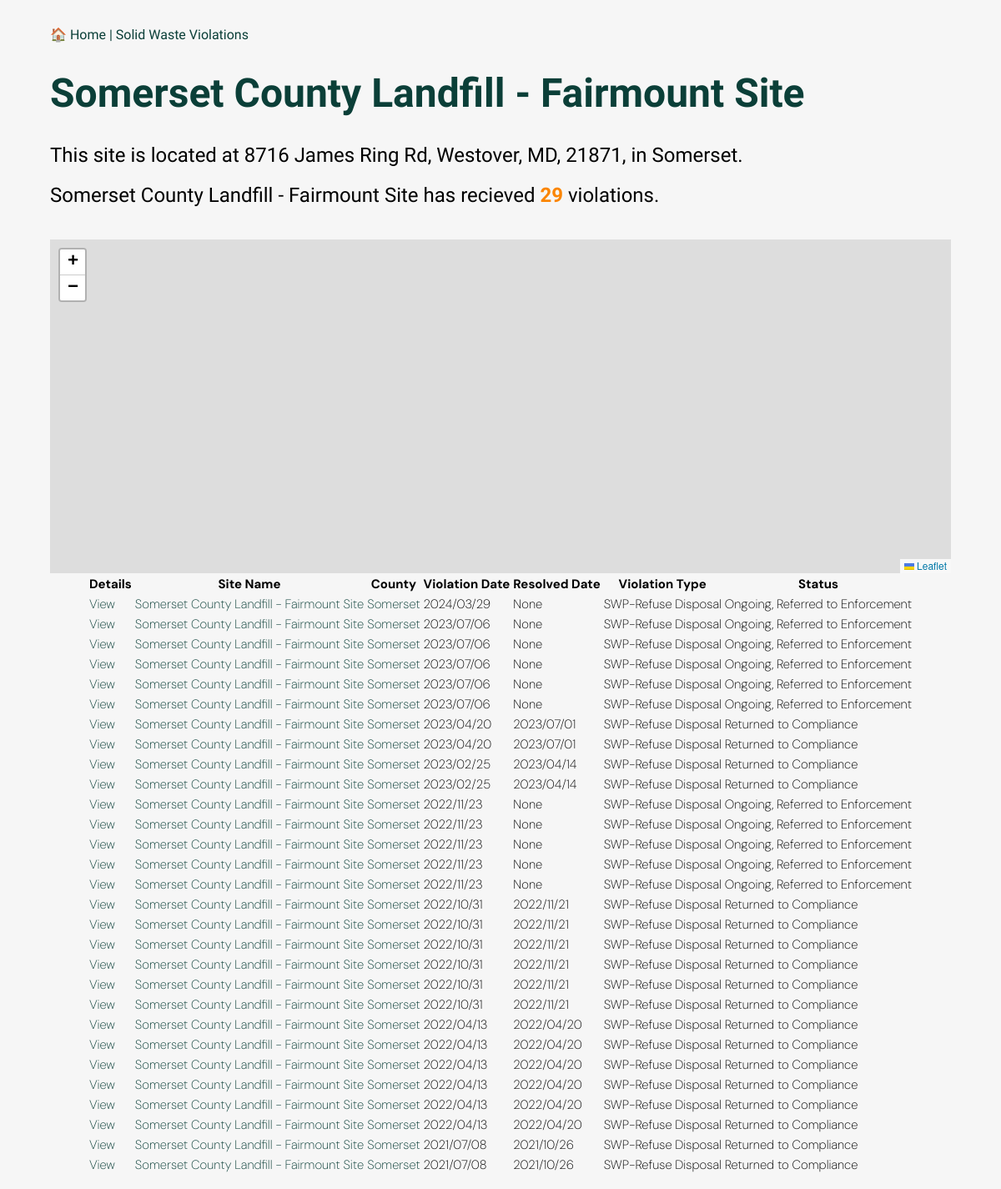
The app's page /site/23686 with its own data.
### app.py (models this page shows)
class Violation(Model):
    site_no = CharField()
    site_name = CharField()
    street_address = CharField()
    city_state_zip = CharField()
    county = CharField()
    media = CharField()
    violation_date = DateTimeField()
    status = CharField()
    resolved_date = DateTimeField()
    violation = CharField()
    id = CharField(primary_key=True, unique=True)
    latitude = FloatField()
    longitude = FloatField()
    @property
    def county_obj(self):
        return County.get(County.county == self.county)
    class Meta:
        table_name = "violations"
        database = db

### app.py (the view)
@app.route("/site/<site_no>")
def site(site_no):
    template = 'site.html'
    site_number = Violation.get(Violation.site_no == site_no)
    total_violations = (Violation
                        .select()
                        .where(Violation.site_no == site_no)
                        .count())
    violation_list = Violation.select().where(
        Violation.site_no == site_no
    ).order_by(Violation.violation_date.desc())
    site_violation_count = violation_list.count()
    lat = site_number.latitude
    lng = site_number.longitude
    return render_template(template,
    site_name = site_number.site_name,
    street_address = site_number.street_address,
    county = site_number.county,
    city_state_zip = site_number.city_state_zip,
    violation_list = violation_list,
    site_violation_count = site_violation_count,
    lat=lat, lng=lng)

### templates/site.html (shortened to what this page needs)
<!doctype html>
<html>
  <head>
    <link href="https://cdn.datatables.net/v/dt/dt-2.0.7/r-3.0.2/datatables.min.css" rel="stylesheet">
    <link rel="stylesheet" href="{{ url_for('static', filename='style.css') }}"">
    <link rel="stylesheet" href="https://unpkg.com/leaflet@1.9.3/dist/leaflet.css"
/>
  </head>
  <body>
      <div class="jumbotron">
        <div class="container">
          <nav class="navbar navbar-expand-lg navbar-dark bg-dark">
            <a class="navbar-brand" href="/">&#127968 Home | Solid Waste Violations</a>
          </nav>
          <h1>{{ site_name }}</h1>
          <h2>This site is located at {{ street_address }}, {{ city_state_zip }}, in {{ county }}.</h2>
          <h2>{{ site_name }} has recieved <div class="total">{{ site_violation_count }}</div> violations.</h2>
          <br>
          <div id="map">
          </div>
          <table id="violations" class="display">
            <thead>
            <tr>
              <th>Details</th>
              <th>Site Name</th>
              <th>County</th>
              <th>Violation Date</th>
              <th>Resolved Date</th>
              <th>Violation Type</th>
              <th>Status</th>
          </tr>
        </thead>
        <tbody>
          {% for violation in violation_list %}
          <tr>
            <td><a href="{{ url_for('detail', id=violation.id) }}">View</a></td>
            <td><a href="{{ url_for('site', site_no=violation.site_no) }}">{{ violation.site_name }}</a></td>
            <td><a href="{{ url_for('county', slug=violation.county_obj.slug) }}">{{ violation.county }}</td>
            <td>{{ violation.violation_date if violation.violation_date not in ['', 'None'] else 'None' }}</td>
            <td>{{ violation.resolved_date if violation.resolved_date not in ['', 'None'] else 'None' }}</td>
            <td>{{ violation.media }}</td>
            <td>{{ violation.status }}</td>
          </tr>
          {% endfor %}
        </tbody>
        </table>
        </div>
      </div>
  </body>
</html>

### static/style.css (style rules this page uses)
table { font-size: 15px; font-family: 'DM Sans', sans-serif; font-weight: 200; table-layout: fixed; margin: auto; }
.container { width: 90%; margin: auto; overflow-x: auto; }
tr, td, th { border-color: #f2f2f2; box-sizing: border-box; }
body { margin: 0 auto; padding: 0; font-family: 'Raleway', sans-serif; background-color: #F6F6F6; max-width: 1200px; margin-top: 2em; margin-bottom: 1em; }
h1 { color: #0B3F38; font-size: 3em; }
.total { font-weight: bold; color: #fb8500; display: inline; }
a { text-decoration: none; color: #0B3F38; }
h1 { font-size: 3em; }
h2 { font-weight: normal; }
#map { height: 400px; width: 100%; }

### records on screen
Violation: site_name "Somerset County Landfill - Fairmount Site", street_address "8716 James Ring Rd", city_state_zip "Westover, MD, 21871", county "Somerset", violation_date "2021/07/08", resolved_date "2021/10/26", media "SWP-Refuse Disposal", status "Returned to Compliance"
Violation: site_name "Somerset County Landfill - Fairmount Site", county "Somerset", violation_date "2024/03/29", resolved_date "None", media "SWP-Refuse Disposal", status "Ongoing, Referred to Enforcement"
Violation: site_name "Somerset County Landfill - Fairmount Site", county "Somerset", violation_date "2023/07/06", resolved_date "None", media "SWP-Refuse Disposal", status "Ongoing, Referred to Enforcement"
Violation: site_name "Somerset County Landfill - Fairmount Site", county "Somerset", violation_date "2023/07/06", resolved_date "None", media "SWP-Refuse Disposal", status "Ongoing, Referred to Enforcement"
Violation: site_name "Somerset County Landfill - Fairmount Site", county "Somerset", violation_date "2023/07/06", resolved_date "None", media "SWP-Refuse Disposal", status "Ongoing, Referred to Enforcement"
Violation: site_name "Somerset County Landfill - Fairmount Site", county "Somerset", violation_date "2023/07/06", resolved_date "None", media "SWP-Refuse Disposal", status "Ongoing, Referred to Enforcement"
Violation: site_name "Somerset County Landfill - Fairmount Site", county "Somerset", violation_date "2023/07/06", resolved_date "None", media "SWP-Refuse Disposal", status "Ongoing, Referred to Enforcement"
Violation: site_name "Somerset County Landfill - Fairmount Site", county "Somerset", violation_date "2023/04/20", resolved_date "2023/07/01", media "SWP-Refuse Disposal", status "Returned to Compliance"
Violation: site_name "Somerset County Landfill - Fairmount Site", county "Somerset", violation_date "2023/04/20", resolved_date "2023/07/01", media "SWP-Refuse Disposal", status "Returned to Compliance"
Violation: site_name "Somerset County Landfill - Fairmount Site", county "Somerset", violation_date "2023/02/25", resolved_date "2023/04/14", media "SWP-Refuse Disposal", status "Returned to Compliance"
Violation: site_name "Somerset County Landfill - Fairmount Site", county "Somerset", violation_date "2023/02/25", resolved_date "2023/04/14", media "SWP-Refuse Disposal", status "Returned to Compliance"
Violation: site_name "Somerset County Landfill - Fairmount Site", county "Somerset", violation_date "2022/11/23", resolved_date "None", media "SWP-Refuse Disposal", status "Ongoing, Referred to Enforcement"
Violation: site_name "Somerset County Landfill - Fairmount Site", county "Somerset", violation_date "2022/11/23", resolved_date "None", media "SWP-Refuse Disposal", status "Ongoing, Referred to Enforcement"
Violation: site_name "Somerset County Landfill - Fairmount Site", county "Somerset", violation_date "2022/11/23", resolved_date "None", media "SWP-Refuse Disposal", status "Ongoing, Referred to Enforcement"
Violation: site_name "Somerset County Landfill - Fairmount Site", county "Somerset", violation_date "2022/11/23", resolved_date "None", media "SWP-Refuse Disposal", status "Ongoing, Referred to Enforcement"
Violation: site_name "Somerset County Landfill - Fairmount Site", county "Somerset", violation_date "2022/11/23", resolved_date "None", media "SWP-Refuse Disposal", status "Ongoing, Referred to Enforcement"
Violation: site_name "Somerset County Landfill - Fairmount Site", county "Somerset", violation_date "2022/10/31", resolved_date "2022/11/21", media "SWP-Refuse Disposal", status "Returned to Compliance"
Violation: site_name "Somerset County Landfill - Fairmount Site", county "Somerset", violation_date "2022/10/31", resolved_date "2022/11/21", media "SWP-Refuse Disposal", status "Returned to Compliance"
Violation: site_name "Somerset County Landfill - Fairmount Site", county "Somerset", violation_date "2022/10/31", resolved_date "2022/11/21", media "SWP-Refuse Disposal", status "Returned to Compliance"
Violation: site_name "Somerset County Landfill - Fairmount Site", county "Somerset", violation_date "2022/10/31", resolved_date "2022/11/21", media "SWP-Refuse Disposal", status "Returned to Compliance"
Violation: site_name "Somerset County Landfill - Fairmount Site", county "Somerset", violation_date "2022/10/31", resolved_date "2022/11/21", media "SWP-Refuse Disposal", status "Returned to Compliance"
Violation: site_name "Somerset County Landfill - Fairmount Site", county "Somerset", violation_date "2022/10/31", resolved_date "2022/11/21", media "SWP-Refuse Disposal", status "Returned to Compliance"
Violation: site_name "Somerset County Landfill - Fairmount Site", county "Somerset", violation_date "2022/04/13", resolved_date "2022/04/20", media "SWP-Refuse Disposal", status "Returned to Compliance"
Violation: site_name "Somerset County Landfill - Fairmount Site", county "Somerset", violation_date "2022/04/13", resolved_date "2022/04/20", media "SWP-Refuse Disposal", status "Returned to Compliance"
Violation: site_name "Somerset County Landfill - Fairmount Site", county "Somerset", violation_date "2022/04/13", resolved_date "2022/04/20", media "SWP-Refuse Disposal", status "Returned to Compliance"
Violation: site_name "Somerset County Landfill - Fairmount Site", county "Somerset", violation_date "2022/04/13", resolved_date "2022/04/20", media "SWP-Refuse Disposal", status "Returned to Compliance"
Violation: site_name "Somerset County Landfill - Fairmount Site", county "Somerset", violation_date "2022/04/13", resolved_date "2022/04/20", media "SWP-Refuse Disposal", status "Returned to Compliance"
Violation: site_name "Somerset County Landfill - Fairmount Site", county "Somerset", violation_date "2022/04/13", resolved_date "2022/04/20", media "SWP-Refuse Disposal", status "Returned to Compliance"
Violation: site_name "Somerset County Landfill - Fairmount Site", county "Somerset", violation_date "2021/07/08", resolved_date "2021/10/26", media "SWP-Refuse Disposal", status "Returned to Compliance"

### other values on screen
{{ site_violation_count }} "29"
